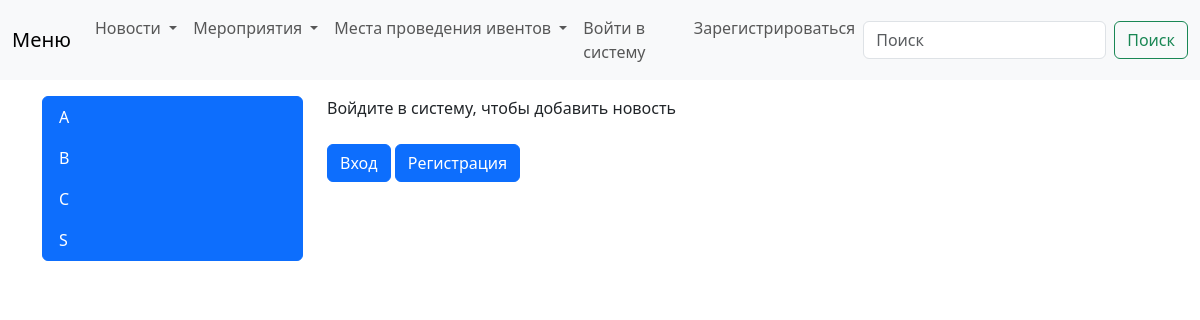
The page /add_news on the database its author committed.
### news/models.py (models this page shows, shortened)
class Category(models.Model):
    title = models.CharField(max_length=150, db_index=True, verbose_name='Наименование категории')
    def get_absolute_url(self):
        return reverse('category', kwargs={'category_id': self.pk})
    class Meta:
        verbose_name = 'Категория'
        verbose_name_plural = 'Категории'
        ordering = ['title']

### news/views.py (the view)
# urls.py: path('add_news', add_news, name = "add_news"),
def add_news(request):
    submitted = False
    if request.method == 'POST':
        form = NewsForm(request.POST, request.FILES)
        if form.is_valid():
            form.save()
            submitted = True
            return HttpResponseRedirect('/add_news?submitted=True')
    else:
        form = NewsForm()
        if 'submitted' in request.GET:
            submitted = True
    return render(request, "news/add_news.html", {'form': form, "submitted": submitted})

### news/forms.py
class NewsForm(ModelForm):
    category = forms.ModelChoiceField(queryset=Category.objects.all(), widget=forms.Select(attrs={'class': 'form-control'}), empty_label="Выбери категорию")
    class Meta:
        model = News
        fields = ("title", "content", "category", "photo")
        widgets = {
            'title': forms.TextInput(attrs={'class': 'form-control', 'placeholder': 'Введи заголовок'}),
            'content': forms.Textarea(attrs={'class': 'form-control', 'placeholder': 'Введи текст', 'rows': 5}),
        }

### news/templatetags/news_tags.py (called while the page is built)
@register.simple_tag()
def get_categories():
    return Category.objects.all()

### news/templates/news/add_news.html (shortened to what this page needs)
{% extends "base.html" %}
{% block content %}
{% if user.is_authenticated %}
{% if submitted %}
    <h1>Новость добавлена</h1>
{% else %}
<form action="" method="post" enctype="multipart/form-data">
    {% csrf_token %}
    {{ form.as_p }}
    <button type="submit" class="btn btn-primary btn-lg">Добавить новость</button>
</form>
{% endif %}
{% else %}
Войдите в систему, чтобы добавить новость
<br><br>
<a class="btn btn-primary" href="{% url 'login' %}" role="button">Вход</a>
<a class="btn btn-primary" href="{% url 'register_user' %}" role="button">Регистрация</a>
{% endif %}
{% endblock %}

### templates/inc/_sidebar.html
{% load news_tags %}
<div class="list-group">
    {% get_categories as categories %}
    {% for item in categories %}
    <a href='{{ item.get_absolute_url }}' class="list-group-item list-group-item-action active">{{ item.title }}</a>
    {% endfor %}
</div>

### mysite/static/css/styles.css (style rules this page uses)
body { background-color: #ccc; }

### rows shown on the page
Category: title "A"
Category: title "B"
Category: title "C"
Category: title "S"
